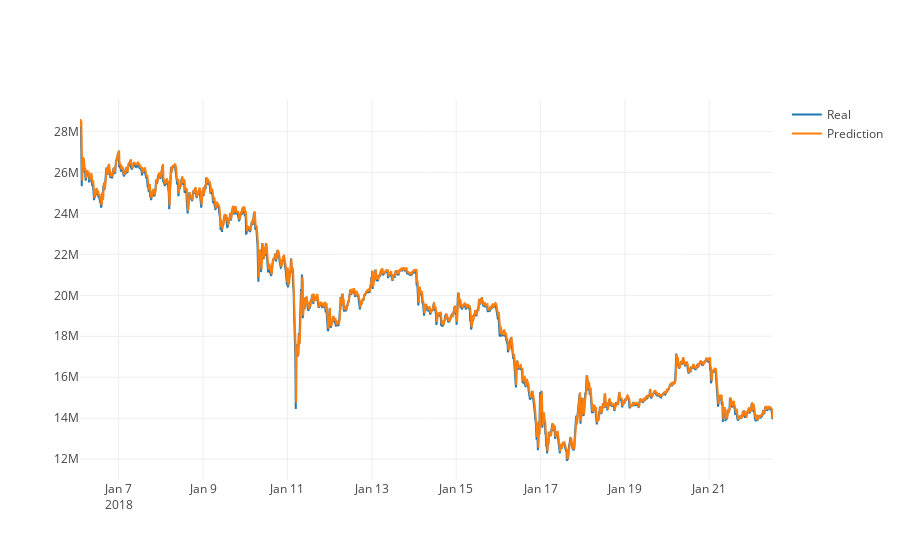

Source (notebook cell):
### Code cell
df_test = df[train_size:len(df)]
print(len(df_test))
print(len(test))
print(len(pred_y_onestep))
print(len(test_y_onestep))

# 예측 값 복원하기 
pred_open = []
for i in range(len(pred_y_onestep)):
    j = look_back + i - 1
    pred_open.append(df_test.iloc[j]['open'] * (1.00 + pred_y_onestep[i]))
    # pred_open.append(df_test.iloc[j]['open'] * (1.00 + test_y_onestep[i]))


# 테스트 데이터
df_test_pred = pd.DataFrame(df_test.iloc[-len(pred_y_onestep):])
df_test_pred["open_pred"] = np.array(pred_open)

# 그래프 그려보기
trace_real = go.Scatter(x=df_test_pred.index, y=df_test_pred["open"], name="Real") # real
trace_pred = go.Scatter(x=df_test_pred.index, y=df_test_pred["open_pred"], name="Prediction") # pred
py.iplot([trace_real, trace_pred])

### Figure 1 — Plotly figure (JSON) as saved in the notebook; plotly's stock layout.template omitted (floating-point values rounded to 4 significant figures; data arrays with more than 128 entries replaced by an {"elided": "..."} marker saying what was removed)
{"data": [{"name": "Real", "type": "scatter", "x": {"elided": "1578 str values"}, "y": {"elided": "1578 int values"}}, {"name": "Prediction", "type": "scatter", "x": {"elided": "1578 str values"}, "y": {"elided": "1578 int values"}}], "layout": {}}
